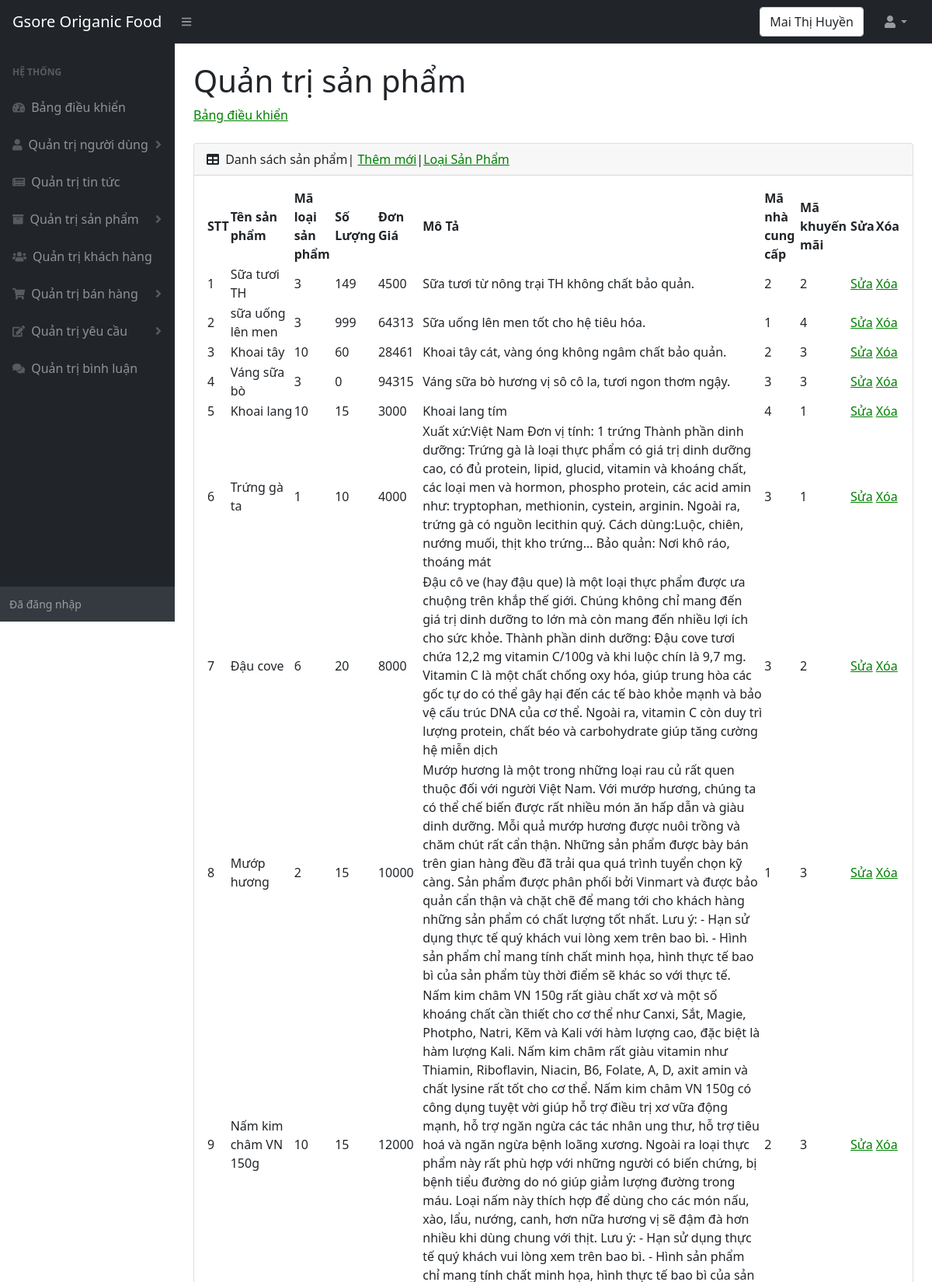
The app's page /admin/sanpham.php (signed in, upper part) with its own data.
### tables this page shows
CREATE TABLE `sanpham` (
  `masanpham` int(10) NOT NULL,
  `tensanpham` varchar(100) NOT NULL,
  `maloaisanpham` int(10) NOT NULL,
  `soluong` int(15) NOT NULL,
  `dongia` int(15) NOT NULL,
  `anh` varchar(200) NOT NULL,
  `mota` text NOT NULL,
  `manhacungcap` int(10) NOT NULL,
  `makhuyenmai` int(10) NOT NULL
);

### admin/sanpham.php (the view, shortened to what this page needs)
<!DOCTYPE html>
<html lang="en">
<head>
    <link href="https://cdn.jsdelivr.net/npm/simple-datatables@latest/dist/style.css" rel="stylesheet" />
    <link href="css/styles.css" rel="stylesheet" />
</head>
<body class="sb-nav-fixed">
    <nav class="sb-topnav navbar navbar-expand navbar-dark bg-dark">
        <a class="navbar-brand ps-3" href="../index.php">Gsore Origanic Food </a>
        <button class="btn btn-link btn-sm order-1 order-lg-0 me-4 me-lg-0" id="sidebarToggle" href="#!"><i class="fas fa-bars"></i></button>
        <form class="d-none d-md-inline-block form-inline ms-auto me-0 me-md-3 my-2 my-md-0">
            <div class="input-group">
                <div class="form-control"><?php echo $_SESSION['ten_nguoi_dung']; ?> </div>
            </div>
        </form>
        <ul class="navbar-nav ms-auto ms-md-0 me-3 me-lg-4">
            <li class="nav-item dropdown">
                <a class="nav-link dropdown-toggle" id="navbarDropdown" href="#" role="button" data-bs-toggle="dropdown" aria-expanded="false"><i class="fas fa-user fa-fw"></i></a>
            </li>
        </ul>
    </nav>
    <div id="layoutSidenav">
        <div id="layoutSidenav_nav">
            <nav class="sb-sidenav accordion sb-sidenav-dark" id="sidenavAccordion">
                <div class="sb-sidenav-menu">
                    <div class="nav">
                        <div class="sb-sidenav-menu-heading">Hệ thống</div>
                        <a class="nav-link" href="index.php">
                            <div class="sb-nav-link-icon"><i class="fas fa-tachometer-alt"></i></div>
                            Bảng điều khiển
                        </a>
                        <a class="nav-link collapsed" href="nguoidung.php" data-bs-toggle="collapse" data-bs-target="#collapseOne" aria-expanded="false" aria-controls="collapseOne">
                            <div class="sb-nav-link-icon"><i class="fas fa-user"></i></div>
                            Quản trị người dùng
                            <div class="sb-sidenav-collapse-arrow"><i class="fas fa-angle-down"></i></div>
                        </a>
                        <a class="nav-link" href="tintuc.php">
                            <div class="sb-nav-link-icon"><i class="fas fa-newspaper"></i></div>
                            Quản trị tin tức
                        </a>
                        <a class="nav-link collapsed" href="#" data-bs-toggle="collapse" data-bs-target="#collapseTwo" aria-expanded="false" aria-controls="collapseTwo">
                            <div class="sb-nav-link-icon"><i class="fas fa-archive"></i></div>
                            Quản trị sản phẩm
                            <div class="sb-sidenav-collapse-arrow"><i class="fas fa-angle-down"></i></div>
                        </a>
                        <a class="nav-link" href="khachhang.php">
                            <div class="sb-nav-link-icon"><i class="fas fa-users"></i></div>
                            Quản trị khách hàng
                        </a>
                        <a class="nav-link collapsed" href="#" data-bs-toggle="collapse" data-bs-target="#collapseThree" aria-expanded="false" aria-controls="collapseThree">
                            <div class="sb-nav-link-icon"><i class="fas fa-shopping-cart"></i></div>
                            Quản trị bán hàng
                            <div class="sb-sidenav-collapse-arrow"><i class="fas fa-angle-down"></i></div>
                        </a>
                        <a class="nav-link collapsed" href="#" data-bs-toggle="collapse" data-bs-target="#collapseFour" aria-expanded="false" aria-controls="collapseFour">
                            <div class="sb-nav-link-icon"><i class="fas fa-edit"></i></div>
                            Quản trị yêu cầu
                            <div class="sb-sidenav-collapse-arrow"><i class="fas fa-angle-down"></i></div>
                        </a>
                        <a class="nav-link" href="binhluan.php">
                            <div class="sb-nav-link-icon"><i class="fas fa-comments"></i></div>
                            Quản trị bình luận
                        </a>
                    </div>
                </div>
                <div class="sb-sidenav-footer">
                    <div class="small">Đã đăng nhập</div>
                </div>
            </nav>
        </div>
        <div id="layoutSidenav_content">
            <main>
                <div class="container-fluid px-4">
                    <h1 class="mt-4">Quản trị sản phẩm</h1>
                    <ol class="breadcrumb mb-4">
                        <li class="breadcrumb-item"><a href="index.php">Bảng điều khiển</a></li>
                    </ol>
                    <div class="card mb-4">
                        <div class="card-header">
                            <i class="fas fa-table me-1"></i>
                            Danh sách sản phẩm| <a href="sanphamthemmoi.php">Thêm mới</a>|<a href="loaisanpham.php">Loại Sản Phẩm</a>
                        </div>
                        <div class="card-body">
                            <table id="datatablesSimple">
                                <thead>
                                    <tr>
                                        <th>STT</th>
                                        <th>Tên sản phẩm</th>
                                        <th>Mã loại sản phẩm</th>
                                        <th>Số Lượng</th>
                                        <th>Đơn Giá</th>
                                        <th>Mô Tả</th>
                                        <th>Mã nhà cung cấp</th>
                                        <th>Mã khuyến mãi</th>
                                        <th>Sửa</th>
                                        <th>Xóa</th>
                                    </tr>
                                </thead>
                                <tbody>
                                    <?php
                                    include("../config.php");
                                    $sql = "
                                                  SELECT *
                                                  FROM sanpham
                                                  ORDER BY masanpham  DESC
                                        ";
                                    $san_pham = mysqli_query($ket_noi, $sql);
                                    $i = 0;
                                    while ($row = mysqli_fetch_array($san_pham)) {
                                        $i++;; ?>
                                        <tr>
                                            <td><?php echo $i; ?></td>
                                            <td><?php echo $row["tensanpham"]; ?></td>
                                            <td><?php echo $row["maloaisanpham"]; ?></td>
                                            <td><?php echo $row["soluong"]; ?></td>
                                            <td><?php echo $row["dongia"]; ?></td>
                                            <td><?php echo $row["mota"]; ?></td>
                                            <td><?php echo $row["manhacungcap"]; ?></td>
                                            <td><?php echo $row["makhuyenmai"]; ?></td>
                                            <td><a href="sanphamsua.php?id=<?php echo $row["masanpham"]; ?>">Sửa</a></td>
                                            <td><a href="sanphamxoa.php?id=<?php echo $row["masanpham"]; ?>">Xóa</a></td>
                                        </tr>
                                    <?php
                                    }; ?>
                                </tbody>
                            </table>
                        </div>
                    </div>
                </div>
            </main>
        </div>
    </div>
</body>
</html>

### records on screen
sanpham: tensanpham "Sữa tươi TH", maloaisanpham "3", soluong "149", dongia "4500", mota "Sữa tươi từ nông trại TH không chất bảo quản.", manhacungcap "2", makhuyenmai "2"
sanpham: tensanpham "sữa uống lên men", maloaisanpham "3", soluong "999", dongia "64313", mota "Sữa uống lên men tốt cho hệ tiêu hóa.", manhacungcap "1", makhuyenmai "4"
sanpham: tensanpham "Khoai tây", maloaisanpham "10", soluong "60", dongia "28461", mota "Khoai tây cát, vàng óng không ngâm chất bảo quản.", manhacungcap "2", makhuyenmai "3"
sanpham: tensanpham "Váng sữa bò", maloaisanpham "3", soluong "0", dongia "94315", mota "Váng sữa bò hương vị sô cô la, tươi ngon thơm ngậy.", manhacungcap "3", makhuyenmai "3"
sanpham: tensanpham "Khoai lang", maloaisanpham "10", soluong "15", dongia "3000", mota "Khoai lang tím", manhacungcap "4", makhuyenmai "1"
sanpham: tensanpham "Trứng gà ta", maloaisanpham "1", soluong "10", dongia "4000", mota "Xuất xứ:Việt Nam Đơn vị tính: 1 trứng Thành phần dinh dưỡng: Trứng gà là loại thực phẩm có giá trị dinh dưỡng cao, có đủ protein, lipid, glucid, vitamin và khoáng chất, các loại men và hormon, phospho protein, các acid amin như: tryptophan, methionin, cystein, arginin. Ngoài ra, trứng gà có nguồn lecithin quý. Cách dùng:Luộc, chiên, nướng muối, thịt kho trứng... Bảo quản: Nơi khô ráo, thoáng mát", manhacungcap "3", makhuyenmai "1"
sanpham: tensanpham "Đậu cove", maloaisanpham "6", soluong "20", dongia "8000", mota "Đậu cô ve (hay đậu que) là một loại thực phẩm được ưa chuộng trên khắp thế giới. Chúng không chỉ mang đến giá trị dinh dưỡng to lớn mà còn mang đến nhiều lợi ích cho sức khỏe. Thành phần dinh dưỡng: Đậu cove tươi chứa 12,2 mg vitamin C/100g và khi luộc chín là 9,7 mg. Vitamin C là một chất chống oxy hóa, giúp trung hòa các gốc tự do có thể gây hại đến các tế bào khỏe mạnh và bảo vệ cấu trúc DNA của cơ thể. Ngoài ra, vitamin C còn duy trì lượng protein, chất béo và carbohydrate giúp tăng cường hệ miễn dịch", manhacungcap "3", makhuyenmai "2"
sanpham: tensanpham "Mướp hương", maloaisanpham "2", soluong "15", dongia "10000", mota "Mướp hương là một trong những loại rau củ rất quen thuộc đối với người Việt Nam. Với mướp hương, chúng ta có thể chế biến được rất nhiều món ăn hấp dẫn và giàu dinh dưỡng. Mỗi quả mướp hương được nuôi trồng và chăm chút rất cẩn thận. Những sản phẩm được bày bán trên gian hàng đều đã trải qua quá trình tuyển chọn kỹ càng. Sản phẩm được phân phối bởi Vinmart và được bảo quản cẩn thận và chặt chẽ để mang tới cho khách hàng những sản phẩm có chất lượng tốt nhất. Lưu ý: - Hạn sử dụng thực tế quý khách vui lòng xem trên bao bì. - Hình sản phẩm chỉ mang tính chất minh họa, hình thực tế bao bì của sản phẩm tùy thời điểm sẽ khác so với thực tế.", manhacungcap "1", makhuyenmai "3"
sanpham: tensanpham "Nấm kim châm VN 150g", maloaisanpham "10", soluong "15", dongia "12000", manhacungcap "2", makhuyenmai "3"

### other values on screen
$_SESSION['ten_nguoi_dung'] "Mai Thị Huyền"
